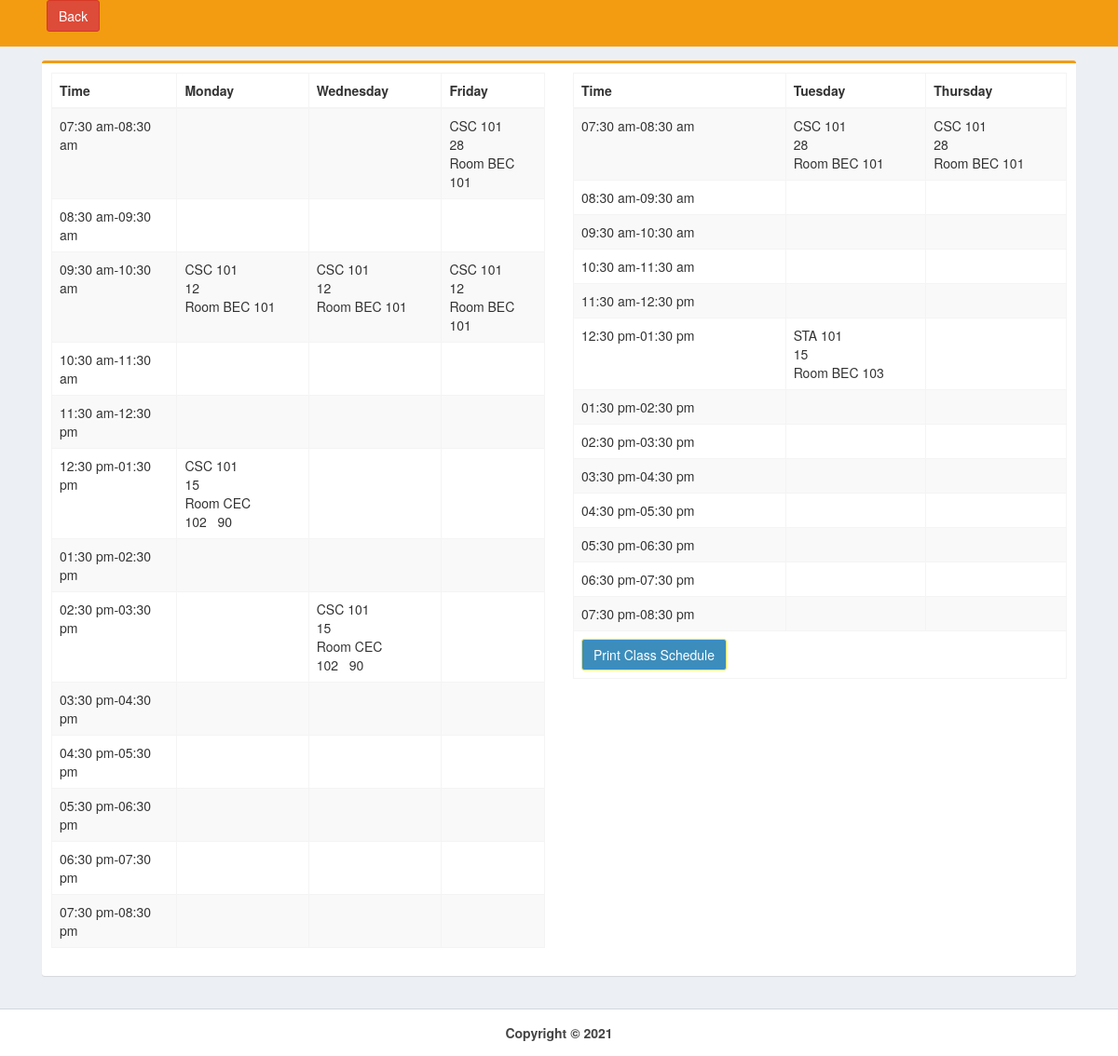
Page /pages/admin_faculty_home.php (signed in) on the committed database.
### tables this page shows
CREATE TABLE `time` (
  `time_id` int(11) NOT NULL,
  `time_start` time NOT NULL,
  `time_end` time NOT NULL,
  `days` varchar(15) NOT NULL
);

CREATE TABLE `schedule` (
  `sched_id` int(11) NOT NULL,
  `time_id` int(1) NOT NULL,
  `day` varchar(50) NOT NULL,
  `member_id` int(11) NOT NULL,
  `subject_code` varchar(50) NOT NULL,
  `cys` varchar(15) NOT NULL,
  `room` varchar(15) NOT NULL,
  `remarks` varchar(50) NOT NULL,
  `settings_id` int(11) NOT NULL,
  `encoded_by` varchar(10) NOT NULL,
  `rank_id` int(11) NOT NULL
);

### pages/admin_faculty_home.php (the view, shortened to what this page needs)
<!DOCTYPE html>
<html>
  <head>
    <link rel="stylesheet" href="../bootstrap/css/bootstrap.min.css">
    <link rel="stylesheet" href="../plugins/datatables/dataTables.bootstrap.css">
    <link rel="stylesheet" href="../dist/css/AdminLTE.min.css">
    <link rel="stylesheet" href="../plugins/select2/select2.min.css">
    <link rel="stylesheet" href="../dist/css/skins/_all-skins.min.css">
 </head>
  <body class="hold-transition skin-yellow layout-top-nav" onload="myFunction()">
    <div class="wrapper">
      <?php include('../dist/includes/admin_header_faculty.php');?>
      <div class="content-wrapper">
        <div class="container">
          <section class="content">
            <div class="row">
	      <div class="col-md-12">
              <div class="box box-warning">
               <form method="post" id="reg-form">
                <div class="box-body">
				<div class="row">
					<div class="col-md-6">
							<table class="table table-bordered table-striped">
							<thead>
							  <tr>
								<th class="first">Time</th>
								<th>Monday</th>
								<th>Wednesday</th>
								<th>Friday</th>
							  </tr>
							</thead>
		<?php
				include('../dist/includes/dbcon.php');
				$member=$_SESSION['id'];
				$sid=$_SESSION['settings'];
				$query=mysqli_query($con,"select * from time where days='mwf' order by time_start")or die(mysqli_error());
				while($row=mysqli_fetch_array($query)){
						$id=$row['time_id'];
						$start=date("h:i a",strtotime($row['time_start']));
						$end=date("h:i a",strtotime($row['time_end']));
		?>
			<tr >
				<td class="first"><?php echo $start."-".$end;?></td>
				<td><?php
					$query1=mysqli_query($con,"select * from schedule natural join member where day='m' and schedule.member_id='$member' and time_id='$id' and settings_id='$sid'")or die(mysqli_error($con));
						@$row1=mysqli_fetch_array($query1);
						@$count=mysqli_num_rows($query1);
						if ($count==0)
						{
						}
						else
						{
							echo $row1['subject_code'];
							echo "<br>";
							echo "$row1[cys]";
							echo "<br>";
							echo "Room ".$row1['room'];
							echo "<br>";
						}
					?>
				</td>
								<td><?php
									$query1=mysqli_query($con,"select * from schedule natural join member where day='w' and schedule.member_id='$member' and time_id='$id' and settings_id='$sid'")or die(mysqli_error($con));
										@$row1=mysqli_fetch_array($query1);
										@$count=mysqli_num_rows($query1);
										if ($count==0)
										{
										}
										else
										{
											echo $row1['subject_code'];
											echo "<br>";
											echo "$row1[cys]";
											echo "<br>";
											echo "Room ".$row1['room'];
											echo "<br>";
										}
									?>
								</td>
								<td><?php
									$query1=mysqli_query($con,"select * from schedule natural join member where day='f' and schedule.member_id='$member' and time_id='$id' and settings_id='$sid'")or die(mysqli_error($con));
										@$row1=mysqli_fetch_array($query1);
										@$count=mysqli_num_rows($query1);
										if ($count==0)
										{
										}
										else
										{
											echo $row1['subject_code'];
											echo "<br>";
											echo "$row1[cys]";
											echo "<br>";
											echo "Room ".$row1['room'];
											echo "<br>";
										}
									?>
								</td>
							  </tr>
		<?php }?>
		</table>
		</div>
		<div class="col-md-6">
			<table class="table table-bordered table-striped">
								<thead>
								  <tr>
									<th class="first">Time</th>
									<th>Tuesday</th>
									<th>Thursday</th>
								  </tr>
								</thead>
			<?php
					$query=mysqli_query($con,"select * from time where days='tth' order by time_start")or die(mysqli_error());
					while($row=mysqli_fetch_array($query)){
							$id=$row['time_id'];
							$start=date("h:i a",strtotime($row['time_start']));
							$end=date("h:i a",strtotime($row['time_end']));
			?>
								  <tr >
								<td class="first"><?php echo $start."-".$end;?></td>
								<td><?php
									$query1=mysqli_query($con,"select * from schedule natural join member where day='t' and schedule.member_id='$member' and time_id='$id' and settings_id='$sid'")or die(mysqli_error($con));
										@$row1=mysqli_fetch_array($query1);
										@$count=mysqli_num_rows($query1);
										if ($count==0)
										{
										}
										else
										{
											echo $row1['subject_code'];
											echo "<br>";
											echo "$row1[cys]";
											echo "<br>";
											echo "Room ".$row1['room'];
											echo "<br>";
										}
									?>
								</td>
								<td><?php
									$query1=mysqli_query($con,"select * from schedule natural join member where day='th' and schedule.member_id='$member' and time_id='$id' and settings_id='$sid'")or die(mysqli_error($con));
										@$row1=mysqli_fetch_array($query1);
										@$count=mysqli_num_rows($query1);
										if ($count==0)
										{
										}
										else
										{
											echo $row1['subject_code'];
											echo "<br>";
											echo "$row1[cys]";
											echo "<br>";
											echo "Room ".$row1['room'];
											echo "<br>";
										}
									?>
								</td>
							  </tr>
			<?php }?>
							 <tr>
							 	<td><a href="faculty_class_sched.php?id=<?php echo $member;?>" class="btn btn-primary">Print Class Schedule</a></td>
							 </tr>
			</table>
         </div>
        </div>
                </div>
              </div>
            </div>
          </div>
          </section>
        </div>
      </div>
      <?php include('../dist/includes/footer.php');?>
    </div>
  </body>
</html>

### rows in the picture
time: time_start "07:30 am", time_end "08:30 am", schedule.subject_code "CSC 101", schedule.cys "28", schedule.room "BEC 101"
time: time_start "08:30 am", time_end "09:30 am"
time: time_start "09:30 am", time_end "10:30 am", schedule.subject_code "CSC 101", schedule.cys "12", schedule.room "BEC 101"
time: time_start "10:30 am", time_end "11:30 am"
time: time_start "11:30 am", time_end "12:30 pm"
time: time_start "12:30 pm", time_end "01:30 pm", schedule.subject_code "CSC 101", schedule.cys "15", schedule.room "CEC 102 90"
time: time_start "01:30 pm", time_end "02:30 pm"
time: time_start "02:30 pm", time_end "03:30 pm", schedule.subject_code "CSC 101", schedule.cys "15", schedule.room "CEC 102 90"
time: time_start "03:30 pm", time_end "04:30 pm"
time: time_start "04:30 pm", time_end "05:30 pm"
time: time_start "05:30 pm", time_end "06:30 pm"
time: time_start "06:30 pm", time_end "07:30 pm"
time: time_start "07:30 pm", time_end "08:30 pm"
time: time_start "07:30 am", time_end "08:30 am", schedule.subject_code "CSC 101", schedule.cys "28", schedule.room "BEC 101"
time: time_start "08:30 am", time_end "09:30 am"
time: time_start "09:30 am", time_end "10:30 am"
time: time_start "10:30 am", time_end "11:30 am"
time: time_start "11:30 am", time_end "12:30 pm"
time: time_start "12:30 pm", time_end "01:30 pm", schedule.subject_code "STA 101", schedule.cys "15", schedule.room "BEC 103"
time: time_start "01:30 pm", time_end "02:30 pm"
time: time_start "02:30 pm", time_end "03:30 pm"
time: time_start "03:30 pm", time_end "04:30 pm"
time: time_start "04:30 pm", time_end "05:30 pm"
time: time_start "05:30 pm", time_end "06:30 pm"
time: time_start "06:30 pm", time_end "07:30 pm"
time: time_start "07:30 pm", time_end "08:30 pm"
